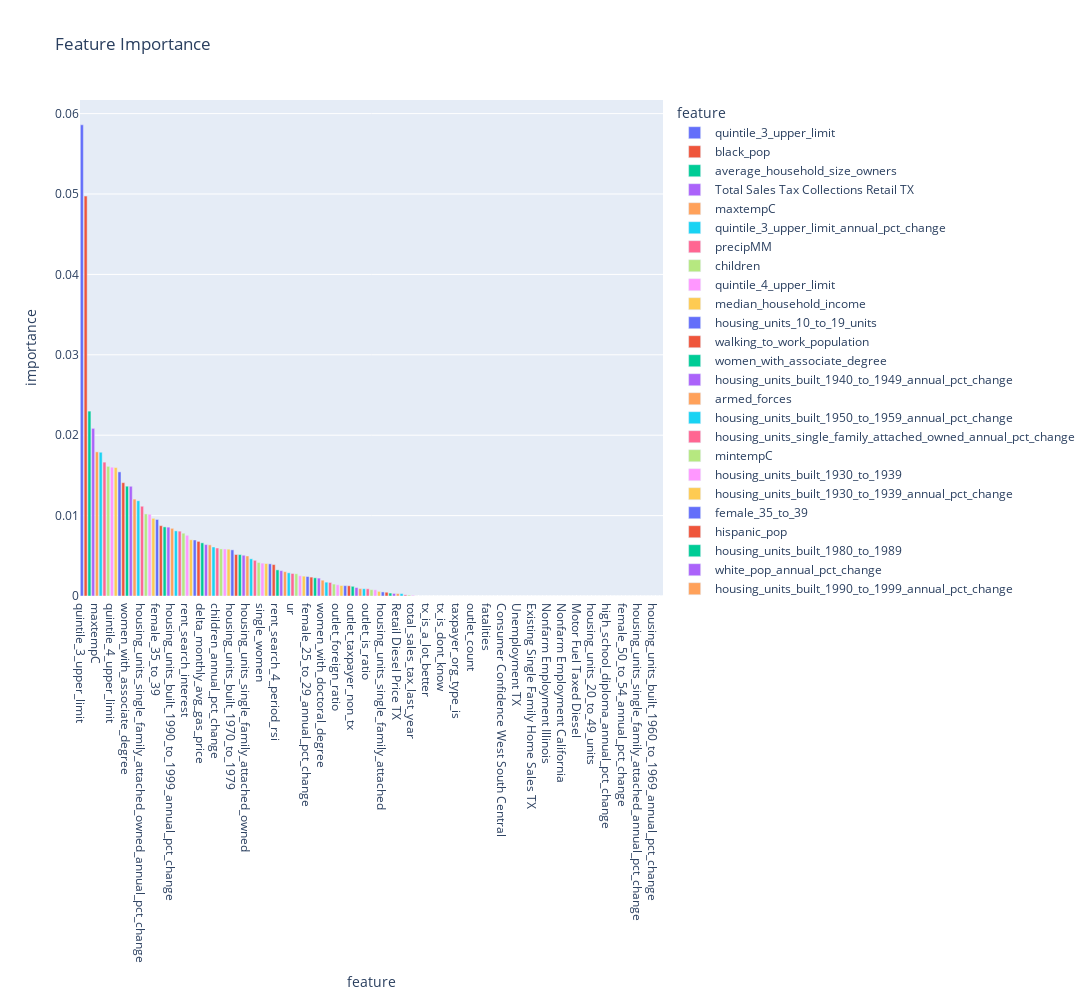

Source (notebook cell):
### Code cell
feature_importance = [i for i in zip(X_train.columns,model.feature_importances_)]
feature_importance = sorted(feature_importance,key = lambda x: x[1],reverse = True)

FI = pd.DataFrame(feature_importance,columns = ['feature','importance'])

fig = px.bar(data_frame = FI.iloc[1:,:],
             x = 'feature',
             y = 'importance',
             title = "Feature Importance",
             color = 'feature',
            height = 1000,width = 3200)
fig.show()
